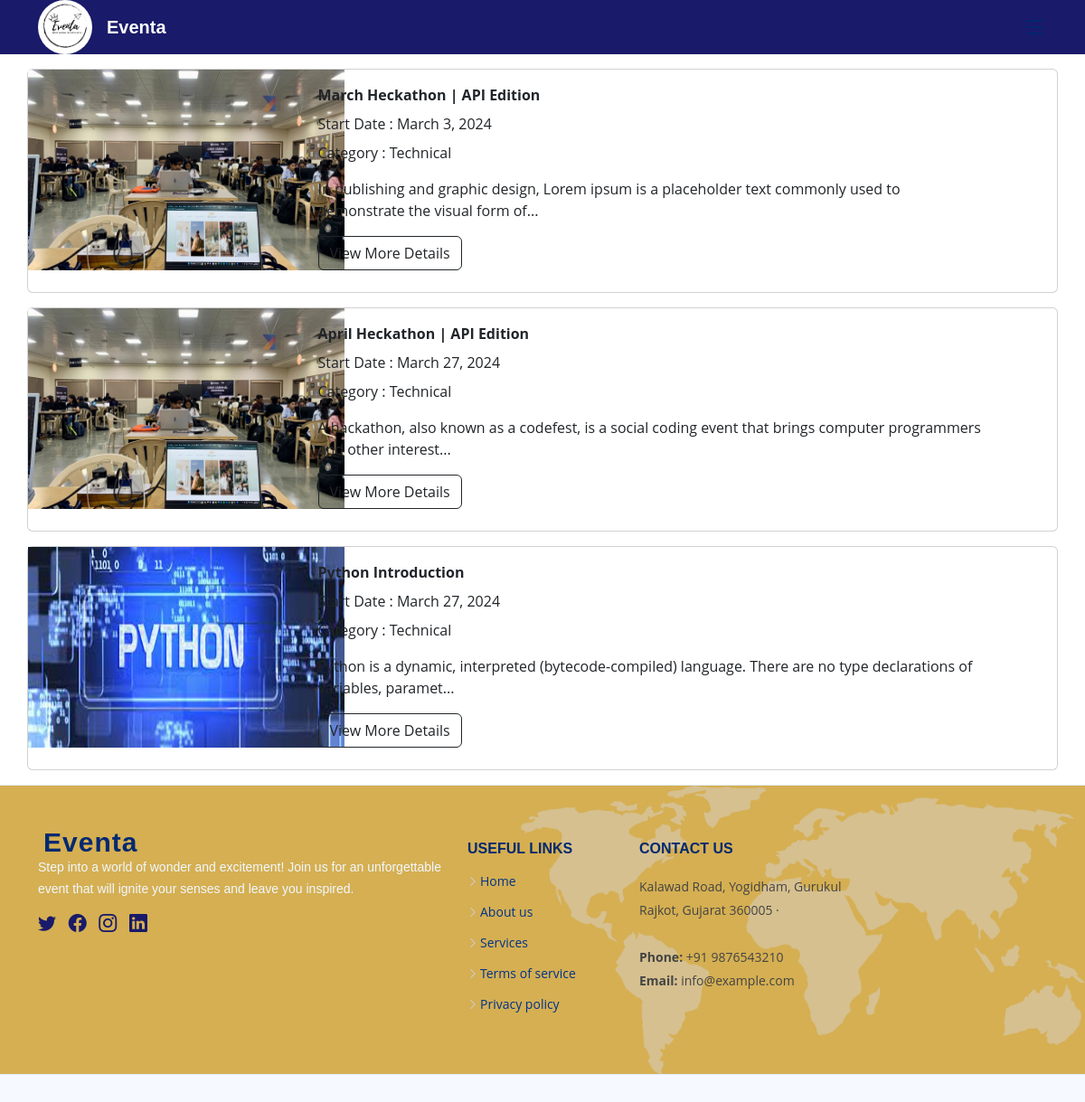
/upcoming-event/, run on the app's committed database.
### event/models.py (models this page shows, shortened)
class Event(models.Model):
    category = models.ForeignKey(EventCategory, on_delete=models.CASCADE)
    name = models.CharField(max_length=255, unique=True)
    uid = models.PositiveIntegerField(unique=True)
    description = models.TextField()
    image = models.ImageField(upload_to='event_category/', null=True, blank=True)
    select_scheduled_status = (
        ('yet to scheduled', 'Yet to Scheduled'),
        ('scheduled', 'Scheduled')
    )
    scheduled_status = models.CharField(max_length=25, choices=select_scheduled_status)
    venue = models.CharField(max_length=255)
    start_date = models.DateField()
    end_date = models.DateField()
    created_user = models.ForeignKey(User, on_delete=models.CASCADE, blank=True, null=True,
                                     related_name='event_created_user')
    updated_user = models.ForeignKey(User, on_delete=models.CASCADE, blank=True, null=True,
                                     related_name='event_updated_user')
    created_date = models.DateField(auto_now_add=True)
    updated_date = models.DateField(auto_now_add=True)
    status_choice = (
        ('disabled', 'Disabled'),
        ('active', 'Active'),
        ('deleted', 'Deleted'),
        ('time out', 'Time Out'),
        ('completed', 'Completed'),
        ('cancel', 'Cancel'),
    )
    status = models.CharField(choices=status_choice, max_length=10)
    participants = models.ManyToManyField(User, blank=True, related_name='events')

class EventCategory(models.Model):
    name = models.CharField(max_length=255)
    code = models.CharField(max_length=6, unique=True)
    image = models.ImageField(upload_to='event_category/')
    created_user = models.ForeignKey(User, on_delete=models.CASCADE, related_name='created_user')
    updated_user = models.ForeignKey(User, on_delete=models.CASCADE, related_name='updated_user')
    created_date = models.DateField(auto_now_add=True)
    updated_date = models.DateField(auto_now_add=True)
    status_choice = (
        ('disabled', 'Disabled'),
        ('active', 'Active'),
        ('deleted', 'Deleted'),
        ('blocked', 'Blocked'),
        ('completed', 'Completed'),
    )
    status = models.CharField(choices=status_choice, max_length=10)
    def __str__(self):
        return self.name

### event/views.py (the view)
# urls.py: path('upcoming-event/', views.upcoming_event, name='upcoming-event'),
def upcoming_event(request):
    active_event = Event.objects.filter(status='active')
    context = {'active_event': active_event}
    return render(request, 'upcoming_past_event.html', context)

### event/templates/upcoming_past_event.html (shortened to what this page needs)
{% extends 'base.html' %}
{% block content %}
<div class="container mt-3">
    <div class="row">
        {% for events in active_event %}
        {% if events.status == 'active' %}
        <div class="card mb-3">
            <div class="row">
                <div class="col-md-3 p-0">
                    <img src="{{events.image.url}}" class="img" style="height:222px; width:350px">
                </div>
                <div class="col-md-8 mb-4 mt-3 ms-4">
                    <label class="fw-bold">{{events.name}}</label><br>
                    <label>Start Date : </label> {{events.start_date}}<br>
                    <label><label>Category : </label> {{events.category}}</label>
                    <p>{{events.description | slice:":115"}}...</p>
                    <a href="{% url 'event' events.id %}" class="btn btn-outline-dark">View More Details</a>
                </div>
            </div>
        </div>
        {% endif %}
        {% endfor %}
    </div>
</div>
{% endblock content %}

### event/templates/base.html (shortened to what this page needs)
<!DOCTYPE html>
<html lang="en">
<head>
    {% load static %}
    <link rel="stylesheet" href="https://cdnjs.cloudflare.com/ajax/libs/font-awesome/4.7.0/css/font-awesome.min.css">
    <link href="https://cdn.jsdelivr.net/npm/bootstrap@5.3.3/dist/css/bootstrap.min.css" rel="stylesheet">
    <link rel="stylesheet" href="https://stackpath.bootstrapcdn.com/bootstrap/4.1.3/css/bootstrap.min.css">
      <link href="{% static 'assets/vendor/aos/aos.css' %}" rel="stylesheet">
      <link href="{% static 'assets/vendor/bootstrap/css/bootstrap.min.css' %}" rel="stylesheet">
      <link href="{% static 'assets/vendor/bootstrap-icons/bootstrap-icons.css' %}" rel="stylesheet">
      <link href="{% static 'assets/vendor/glightbox/css/glightbox.min.css' %}" rel="stylesheet">
      <link href="{% static 'assets/vendor/remixicon/remixicon.css'%}" rel="stylesheet">
      <link href="{% static 'assets/vendor/swiper/swiper-bundle.min.css' %}" rel="stylesheet">
      <link href="{% static 'assets/css/style.css' %}" rel="stylesheet">
      <link href="{% static 'assets/css/style.css' %}" rel="stylesheet">
</head>
<body>
    {% include 'navbar.html'%}
    {% block content %}
    {% endblock content %}
     <footer id="footer" class="footer">
    <div class="footer-top" style="background-color: #D5AF52;">
      <div class="container">
        <div class="row gy-4">
          <div class="col-lg-5 col-md-12 footer-info">
            <a href="index.html" class="logo d-flex align-items-center">
              <span>Eventa</span>
            </a>
            <p style="color: aliceblue;">Step into a world of wonder and excitement! Join us for an
              unforgettable event that will ignite your senses and leave you inspired.</p>
            <div class="social-links mt-3">
              <a href="https://twitter.com/" class="twitter"><i class="bi bi-twitter" style="color: #191A69;"></i></a>
              <a href="https://www.facebook.com/" class="facebook"><i class="bi bi-facebook"
                  style="color: #191A69;"></i></a>
              <a href="https://www.instagram.com/" class="instagram"><i class="bi bi-instagram"
                  style="color: #191A69;"></i></a>
              <a href="https://www.linkedin.com/" class="linkedin"><i class="bi bi-linkedin"
                  style="color: #191A69;"></i></a>
            </div>
          </div>
          <div class="col-lg-2 col-6 footer-links">
            <h4>Useful Links</h4>
            <ul>
              <li><i class="bi bi-chevron-right"></i> <a href="#">Home</a></li>
              <li><i class="bi bi-chevron-right"></i> <a href="#">About us</a></li>
              <li><i class="bi bi-chevron-right"></i> <a href="#">Services</a></li>
              <li><i class="bi bi-chevron-right"></i> <a href="#">Terms of service</a></li>
              <li><i class="bi bi-chevron-right"></i> <a href="#">Privacy policy</a></li>
            </ul>
          </div>
          <div class="col-lg-4 col-md-12 footer-contact text-center text-md-start">
            <h4>Contact Us</h4>
            <p>
              Kalawad Road, Yogidham, Gurukul <br>
              Rajkot, Gujarat 360005 ·<br><br>
              <strong>Phone:</strong> +91 9876543210<br>
              <strong>Email:</strong> info@example.com<br>
            </p>
          </div>
        </div>
      </div>
    </div>
  </footer>
</body>
</html>

### event/templates/navbar.html (shortened to what this page needs)
{% load static %}
    <div style="background-color: #191A69;">
    <div class="container  d-flex align-items-center justify-content-between">
      <a href="{% url 'home' %}" class="logo d-flex align-items-center">
        <img src="{% static 'images/logo.jpeg'%}" class="img-fluid rounded-circle circular-img logo-img" width="60" alt="Circular Image">
        <span style="color: white;" class="ms-3 mt-2"><h5 class="fw-bold">Eventa</h5></span>
      </a>
      <nav id="navbar" class="navbar">
        <i class="bi bi-list mobile-nav-toggle"></i>
      </nav>
    </div></div>

### event/static/assets/css/style.css (style rules this page uses)
:root { scroll-behavior: smooth; }
body { font-family: "Open Sans", sans-serif; color: #444444; }
a { color: #4154f1; text-decoration: none; }
h1, h2, h3, h4, h5, h6 { font-family: "Nunito", sans-serif; }
.navbar { padding: 0; }
.mobile-nav-toggle { color: #012970; font-size: 28px; cursor: pointer; display: none; line-height: 0; transition: 0.5s; }
@media (max-width: 1200px) { .mobile-nav-toggle { display: block; } }
.footer { background: #f6f9ff; padding: 0 0 30px 0; font-size: 14px; }
.footer .footer-top { background: white url(../img/footer-bg.png) no-repeat right top; background-size: contain; border-top: 1px solid #e1ecff; border-bottom: 1px solid #e1ecff; padding: 60px 0 30px 0; }
.footer .footer-top .footer-info { margin-bottom: 30px; }
.footer .footer-top .footer-info .logo { line-height: 0; margin-bottom: 15px; }
.footer .footer-top .footer-info .logo span { font-size: 30px; font-weight: 700; letter-spacing: 1px; color: #012970; font-family: "Nunito", sans-serif; margin-top: 3px; }
.footer .footer-top .footer-info p { font-size: 14px; line-height: 24px; margin-bottom: 0; font-family: "Nunito", sans-serif; }
.footer .footer-top .social-links a { font-size: 20px; display: inline-block; color: rgba(1, 41, 112, 0.5); line-height: 0; margin-right: 10px; transition: 0.3s; }
.footer .footer-top h4 { font-size: 16px; font-weight: bold; color: #012970; text-transform: uppercase; position: relative; padding-bottom: 12px; }
.footer .footer-top .footer-links { margin-bottom: 30px; }
.footer .footer-top .footer-links ul { list-style: none; padding: 0; margin: 0; }
.footer .footer-top .footer-links ul i { padding-right: 2px; color: #d0d4fc; font-size: 12px; line-height: 0; }
.footer .footer-top .footer-links ul li { padding: 10px 0; display: flex; align-items: center; }
.footer .footer-top .footer-links ul li:first-child { padding-top: 0; }
.footer .footer-top .footer-links ul a { color: #013289; transition: 0.3s; display: inline-block; line-height: 1; }
.footer .footer-top .footer-contact p { line-height: 26px; }

### data on the page
Event: image (picture), name "March Heckathon | API Edition", start_date "March 3, 2024", category "Technical", description "In publishing and graphic design, Lorem ipsum is a placeholder text commonly used to demonstrate the visual form of"
Event: image (picture), name "April Heckathon | API Edition", start_date "March 27, 2024", category "Technical", description "A hackathon, also known as a codefest, is a social coding event that brings computer programmers and other interest"
Event: image (picture), name "Python Introduction", start_date "March 27, 2024", category "Technical", description "Python is a dynamic, interpreted (bytecode-compiled) language. There are no type declarations of variables, paramet"
